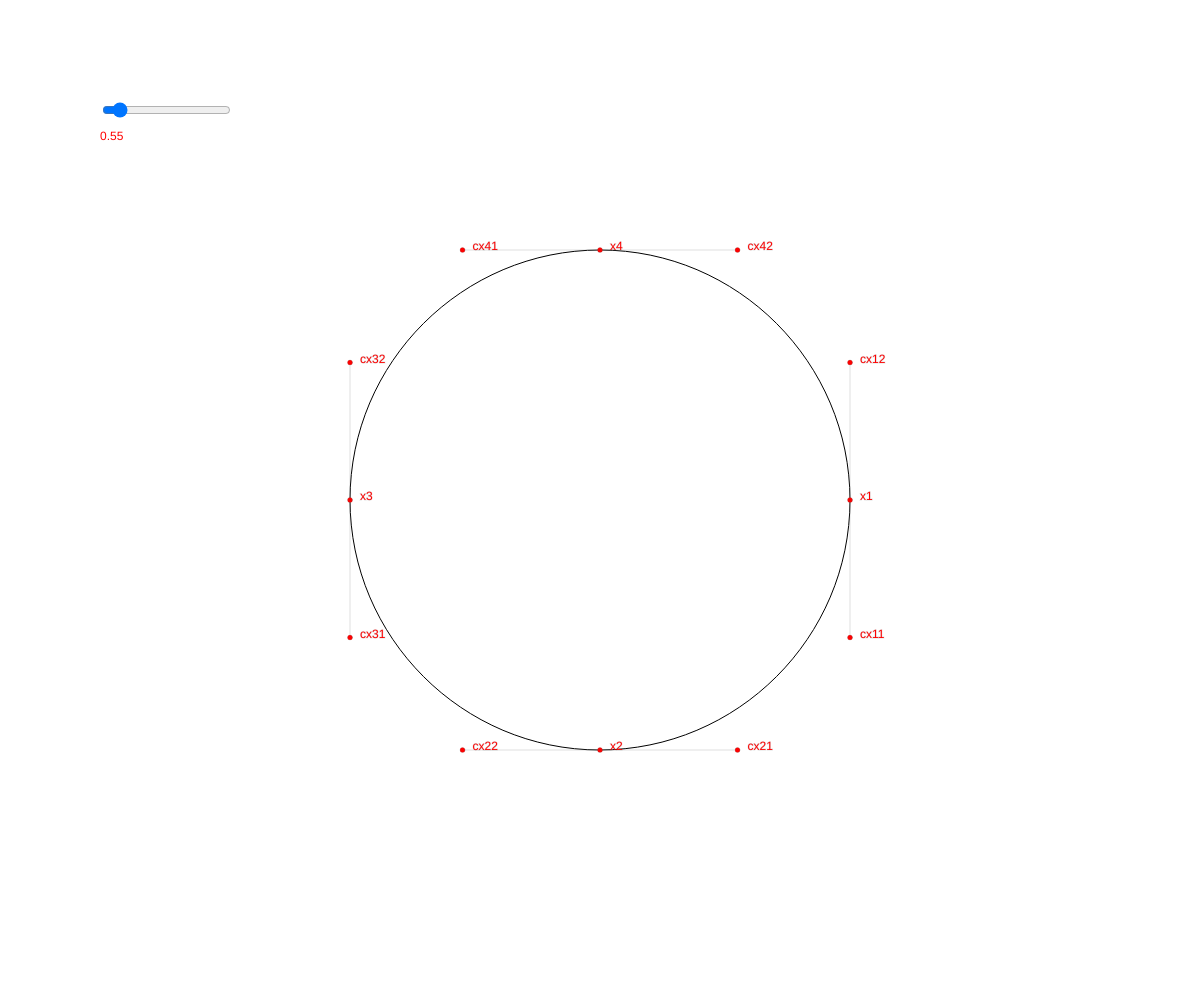
Frame 1 (no input)
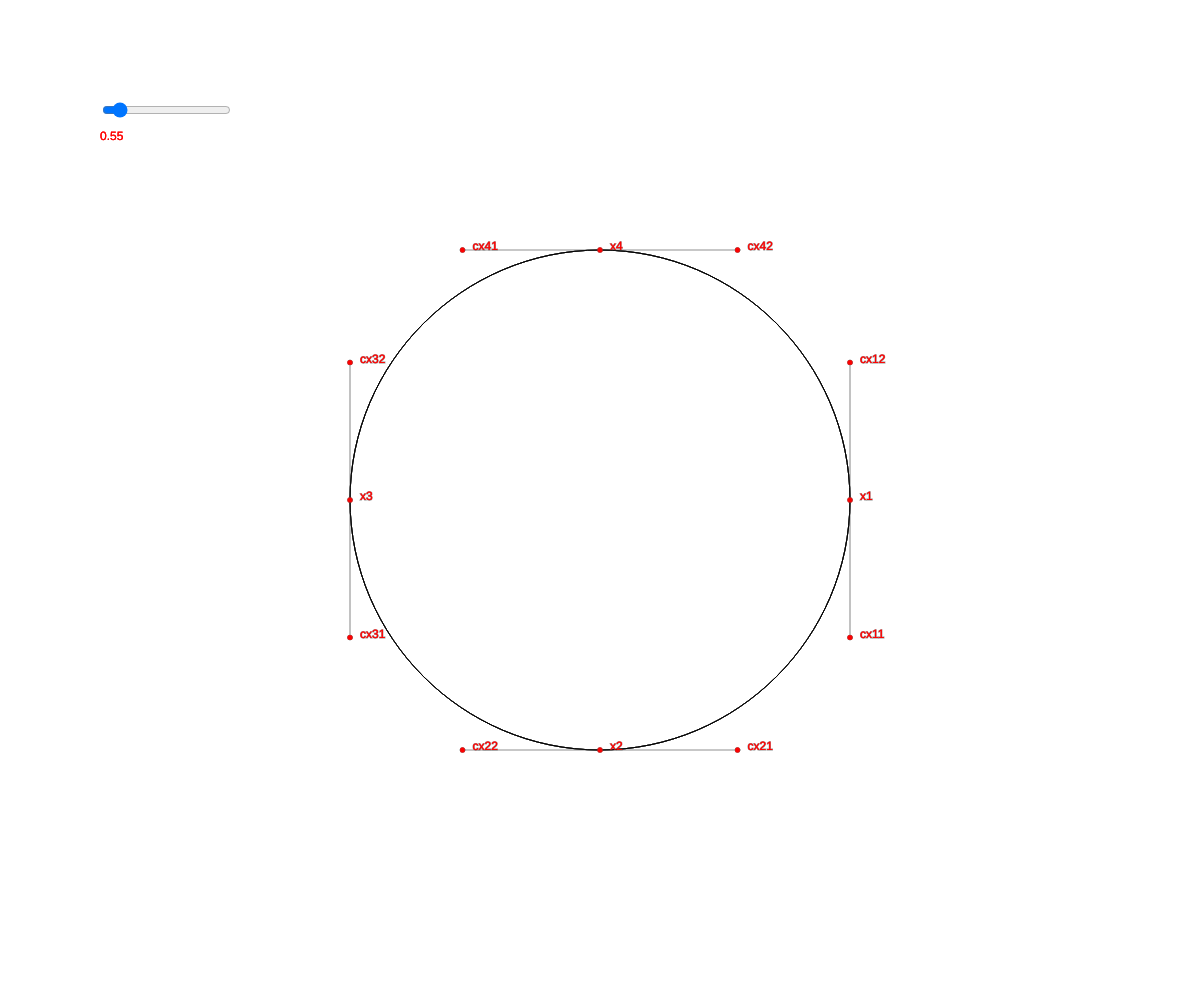
Frame 60 (no input)
Frame 120 (the mouse pressed at the canvas centre since frame 60): identical to frame 60, image omitted

The p5.js sketch that drew these frames (run headless with seeded random() and noise() and a simulated clock; from frame 60 on, the mouse is pressed at the canvas centre):

// p5.js sketch
// ── sketch.js
//Inspired by http://aleksandrajovanic.com/chromatlas/

let breite = 500; //breite und hoehe der grundform
//anchorpunkte
let x1, y1, x2, y2, x3, y3, x4, y4;
//kontrollpunkte p1
let cx11, cy11, cx12, cy12;
//kontrollpunkte p2
let cx21, cy21, cx22, cy22;
//kontrollpunkte p3
let cx31, cy31, cx32, cy32;
//kontrollpunkte p4
let cx41, cy41, cx42, cy42;

let allPoints ;

let t = 0.9;//bestimmt den abstand der kontrollpunkte zu den ankerpunkten, faktor multipliziert mit der hälfte der breite

let tSlider;

function setup() {
  createCanvas(windowWidth, windowHeight);
  tSlider=createSlider(10,500,55);//range für den faktor t, für bessere varianz mit 100 multipliziert, wird in zeile 32 dividiert
  tSlider.position(100,100);

 
  
}

function draw() {
  background(255, 50);
  //wert des sliders wird durch 100 geteilt, um den faktor t zu bestimmen
  t=tSlider.value()/100;

  fill(255,0,0)
  noStroke();
  text(t,100,140);
  noFill();

  //rechnet die punkte und kontrollpunkte, basierend auf breite und position der kontrollpunkte
  setPoints();

  //zeichnet die form
  drawShape();


}


function setPoints(){
//studiere die abbildung shape_vol1_001.png um die berechnung der punkte zu verstehen
  x1 = breite;
  y1 = breite / 2;
  cx11 = x1;
  cy11 = y1 + t * breite / 2;
  cx12 = x1;
  cy12 = y1 - t * breite / 2;

  x2 = breite / 2;
  y2 = breite;
  cx21 = x2 + t * breite / 2;
  cy21 = y2;
  cx22 = x2 - t * breite / 2;
  cy22 = y2;

  x3 = 0;
  y3 = breite / 2;
  cx32 = x3;
  cy32 = y3 - t * breite / 2;
  cx31 = x3;
  cy31 = y3 + t * breite / 2;

  x4 = breite / 2;
  y4 = 0;
  cx41 = x4 - t * breite / 2;
  cx42 = x4 + t * breite / 2;
  cy41 = y4;
  cy42 = y4;

  //speichert die punkte in einem array, um sie später zu zeichnen und zu beschriften
  allPoints = [
    {"x1":x1}, {"y1":y1}, {"x2":x2}, {"y2":y2}, {"x3":x3}, {"y3":y3},{"x4":x4}, {"y4":y4},
    {"cx11":cx11}, {"cy11":cy11}, {"cx12":cx12}, {"cy12":cy12},
    {"cx21":cx21}, {"cy21":cy21}, {"cx22":cx22}, {"cy22":cy22},
    {"cx31":cx31}, {"cy31":cy31}, {"cx32":cx32}, {"cy32":cy32},
    {"cx41":cx41}, {"cy41":cy41}, {"cx42":cx42}, {"cy41":cy42}
  
  ]

}

function drawShape() {
  stroke(0);
  //speichert den aktuellen zustand des koordinatensystems
  push();
  //verschiebt den ursprung des koordinatensystems in die mitte des canvas
  translate(width/2-breite/2, height/2-breite/2);
 
 
  //zeichnet die Grundform, anhand von vier Bezierkurven, jeweils mit anchor, control, control, anchor
  bezier(x1,y1,cx11,cy11,cx21,cy21,x2,y2);
  bezier(x2,y2,cx22,cy22,cx31,cy31,x3,y3);
  bezier(x3,y3,cx32,cy32,cx41,cy41,x4,y4);
  bezier(x4,y4,cx42,cy42,cx12,cy12,x1,y1);
 

  //zeichne die linien zwischen den punkten und kontrollpunkten
  stroke(100, 50);
  line(x1, y1, cx11, cy11);
  line(x1, y1, cx12, cy12);
  line(x2, y2, cx21, cy21);
  line(x2, y2, cx22, cy22);
  line(x3, y3, cx31, cy31);
  line(x3, y3, cx32, cy32);
  line(x4, y4, cx41, cy41);
  line(x4, y4, cx42, cy42);

  //zeichne die kontrollpunkte und beschrifte die punkte und kontrollpunkte
  fill(255,0,0)
  for(let p=0;p<allPoints.length;p+=2){
    let p1=allPoints[p];
    let p2=allPoints[p+1];
    ellipse(Object.values(p1), Object.values(p2), 5, 5);
    push()
    translate(10, 0);
    text(Object.keys(p1),Object.values(p1), Object.values(p2));
    pop();
  }

  //setze das koordinatensystem zurück
  pop();

  
}
